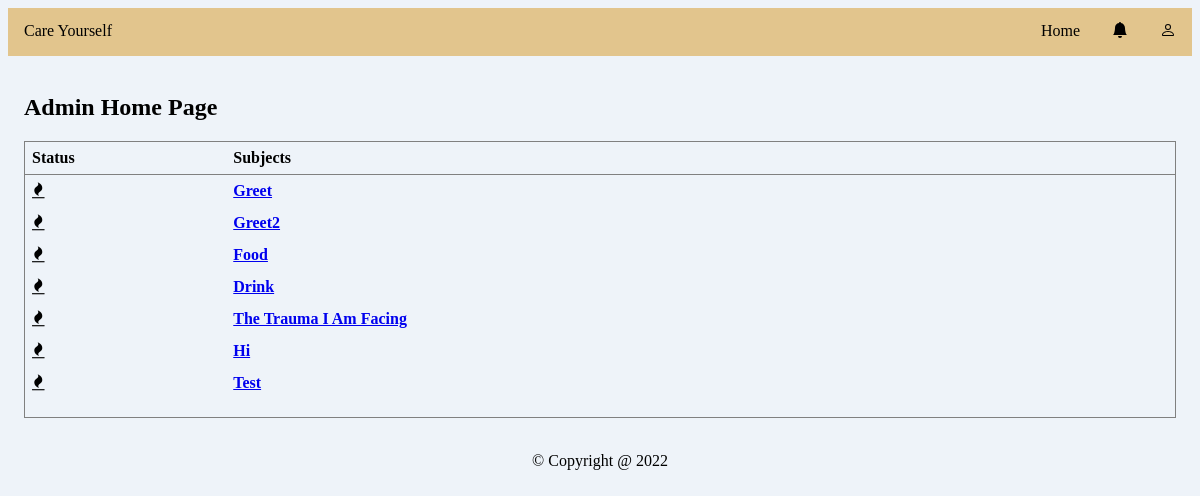
The page /admin_home.php (signed in) on the database its author committed.
### tables this page shows
CREATE TABLE `posts` (
  `post_id` int(11) NOT NULL,
  `user_id` int(11) NOT NULL,
  `post_title` varchar(255) NOT NULL,
  `post_content` varchar(10000) NOT NULL
);

### admin_home.php (the view, shortened to what this page needs)
<?php
include 'viewUsername.php';
?>
<!DOCTYPE html>
<html lang="en" xml:lang="en">
<head>
    <link rel="stylesheet" type="text/css" href="../css/style.css">
    <link rel="stylesheet" href="https://s.pageclip.co/v1/pageclip.css" media="screen"/>
    <link rel="stylesheet" href="css/style.css" type="text/css" />
    <link rel="stylesheet" href="https://cdnjs.cloudflare.com/ajax/libs/font-awesome/4.7.0/css/font-awesome.min.css">
</head>
<body>
    <header>
        <div class="container">
            <div class="row">
            <div class="navbar">
            <div class="navbar-header">
                <div class="col-sm-6 col-md-3 logo navbar-logo">
                    <a href="admin_home.php">
                        Care Yourself
                    </a>
                </div>
                <div class="navbar-navigation">
                    <div class="btn_home">
                        <a href="admin_home.php">
                            Home
                        </a>
                    </div>
                    <div class="dropdown">
                        <button class="dropbtn">
                            <svg xmlns="http://www.w3.org/2000/svg" width="16" height="16" fill="currentColor" class="bi bi-bell-fill" viewBox="0 0 16 16">
                                <path d="M8 16a2 2 0 0 0 2-2H6a2 2 0 0 0 2 2zm.995-14.901a1 1 0 1 0-1.99 0A5.002 5.002 0 0 0 3 6c0 1.098-.5 6-2 7h14c-1.5-1-2-5.902-2-7 0-2.42-1.72-4.44-4.005-4.901z"/>
                            </svg>
                        </button>
                    </div>
                    <div class="dropdown">
                        <button class="dropbtn">
                        </button>
                    </div>
                </div>
                </div>
            </div>
            </div>
        </div>
    </header>
    <br>
    <div class="posts">
        <form action="" method="POST">
            <h2>Admin Home Page</h2>
    <div class="container">
        <div class="posts-table">
            <div class="table-head">
                <div class="status">Status</div>
                <div class="subjects">Subjects</div>
            </div>
            <?php
            $sql = "SELECT posts.*, users.user_id FROM posts, users WHERE posts.user_id=users.user_id";
	$result = $conn->query($sql);
        if ($result->num_rows > 0)
	{
		while($row = $result->fetch_assoc())
                {
            ?>
            <div class="table-row">
                <div class="status"><i class="fa fa-fire"></i></div>
                <div class="subjects">
                    <?php echo '<a href="detail.php?post_id=' . $row['post_id'] . '">' . $row['post_title'] . '</a>';?>
                    <br>
                </div>
            </div>
            <?php
                }
        }
            ?>
            <br>
        </div>
        <br>
    </div>
        </form>
            </div>
    <footer>
        <div>
            <p>
                <a>&copy; Copyright @ 2022</a>
            </p>
        </div>
    </footer>
</body>
</html>

### css/style.css (style rules this page uses)
body { background-color: #eef3f9; }
header { background-color: #e2c58d; }
.navbar { overflow: hidden; }
.navbar-header { width: 100%; left: 0; right: 0; align-content: center; }
.navbar .navbar-logo a { color: #000000; }
.navbar-navigation { width: auto; left: 0; right: 0; float: right; }
.btn_home, .dropdown { float: left; overflow: hidden; }
.navbar a { float: left; font-size: 16px; color: #000000; text-align: center; padding: 14px 16px; text-decoration: none; }
.dropdown { float: left; overflow: hidden; }
.dropdown .dropbtn { font-size: 16px; border: none; outline: none; color: #000000; padding: 14px 16px; background-color: inherit; font-family: inherit; margin: 0; }
* { box-sizing:border-box }
.posts { padding-left: 16px; padding-right: 16px; }
.posts .container .posts-table { border: 1px solid grey; }
.posts .container .posts-table .table-head { display: flex; border-bottom: 1px solid grey; }
.posts .container .posts-table .table-head div { padding: 5px; margin: 2px; font-weight: bold; }
.posts .container .posts-table .table-head .status { flex: 5%; }
.posts .container .posts-table .table-head .subjects { flex: 70%; }
.posts .container .posts-table .table-row { display: flex; }
.posts .container .posts-table .table-row div { padding: 5px; margin: 2px; font-weight: bold; }
.posts .container .posts-table .table-row .status { flex: 5%; }
.posts .container .posts-table .table-row .subjects { flex: 70%; }
footer { bottom: 0; width: 100%; left: 0; right: 0; text-align: center; }

### rows shown on the page
posts: post_title "Greet"
posts: post_title "Greet2"
posts: post_title "Food"
posts: post_title "Drink"
posts: post_title "The Trauma I Am Facing"
posts: post_title "Hi"
posts: post_title "Test"
